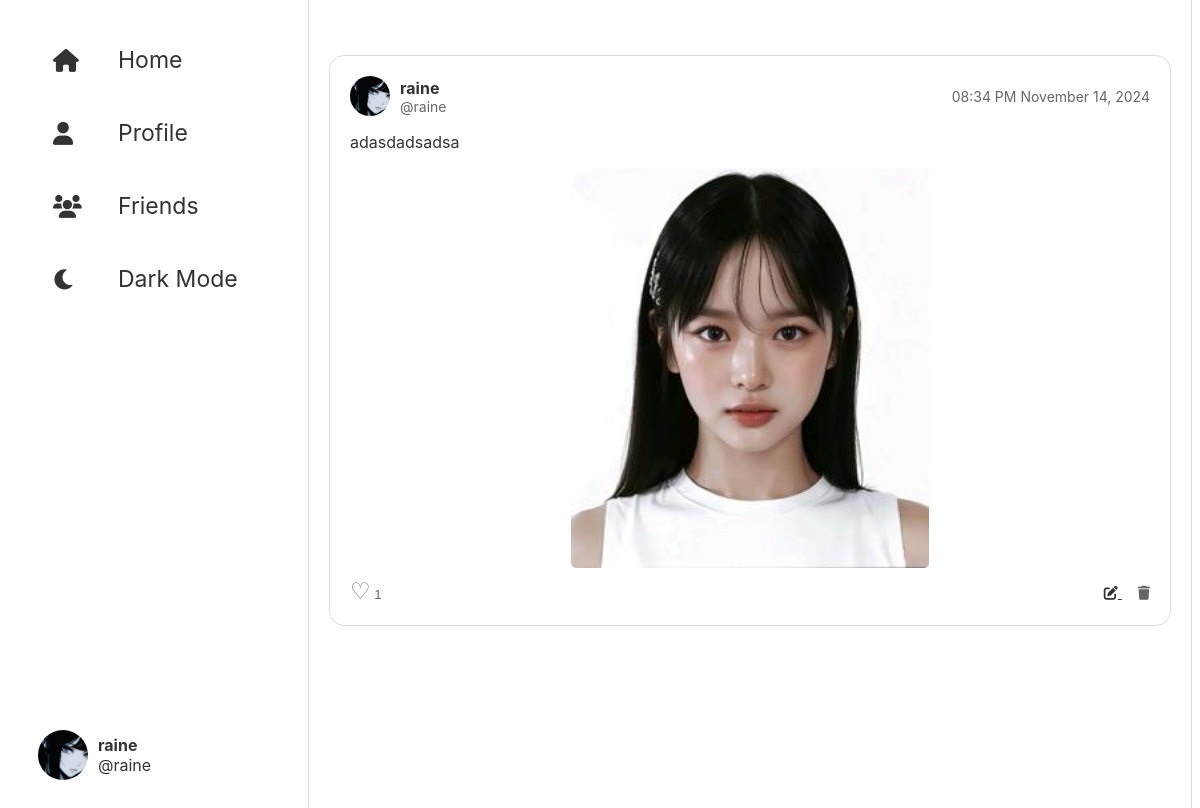
The app's page /blog/2/ (signed in) with its own data.
### blog/models.py (models this page shows, shortened)
class Profile(models.Model):
    user = models.OneToOneField(User, on_delete=models.CASCADE)
    bio = models.TextField(blank=True)
    profile_picture = models.ImageField(upload_to='profile_pics/', blank=True)

class BlogPost(models.Model):
    content = models.TextField()
    date_posted = models.DateTimeField(default=timezone.now)
    author = models.ForeignKey(settings.AUTH_USER_MODEL, on_delete=models.CASCADE)
    image = models.ImageField(upload_to='blog_images/', blank=True, null=True)

class Like(models.Model):
    user = models.ForeignKey(User, on_delete=models.CASCADE)
    post = models.ForeignKey(BlogPost, on_delete=models.CASCADE, related_name='likes')
    created_at = models.DateTimeField(auto_now_add=True)
    class Meta:
        unique_together = ('user', 'post')  # Ensure a user can only like a post once

### blog/views.py (the view)
# urls.py: path('<int:id>/', views.blog_detail, name='blog_detail'),  # Blog detail
def blog_detail(request, id):
    post = get_object_or_404(BlogPost, id=id)
    context = {'post': post}
    return render(request, 'blog/blog_detail.html', context)

### blog/templates/blog/blog_detail.html (shortened to what this page needs)
{% load tz %}
<!DOCTYPE html>
<html lang="en">
<head>
    {% load static %}
    <link rel="stylesheet" href="{% static 'blog/styles.css' %}">
    <link rel="stylesheet" href="https://cdnjs.cloudflare.com/ajax/libs/font-awesome/6.0.0/css/all.min.css" />
</head>
<body>
<div class="container">
    <div class="sidebar">
        <ul class="sidebar-nav">
            <li><a href="{% url 'blog_list' %}"><i class="fas fa-home"></i> Home</a></li>
            <li><a href="{% url 'profile' %}"><i class="fas fa-user"></i> Profile</a></li>
            <li><a href="#"><i class="fas fa-users"></i> Friends</a></li>
            <li id="dark-mode-toggle">
                <a href="#"><i class="fas fa-moon"></i> Dark Mode</a>
            </li>
        </ul>
        {% if user.is_authenticated %}
            <div class="sidebar-bottom">
                {% if user.profile.profile_picture %}
                    <img src="{{ user.profile.profile_picture.url }}" alt="
    Profile Picture" class="profile-pic">
                {% endif %}
                <div class="user-info">
                    <h3>{{ user.username }}</h3>
                    <p>@{{ user.username }}</p>
                </div>
            </div>
        {% endif %}
    </div>
    <div class="main-content">
        <div id="feed-container" class="feed">
            <div class="post">
                <div class="post-header">
                    {% if post.author.profile.profile_picture %}
                    <img src="{{ post.author.profile.profile_picture.url }}" alt="Profile Picture" class="profile-pic">
                    {% endif %}
                    <div class="post-author">
                        <h3>{{ post.author.username }}</h3>
                        <p>@{{ post.author.username }}</p>
                    </div>
                    <div class="post-author post-date" style="margin-left: auto;">
                        {% timezone "Asia/Shanghai" %}
                        <p class="post-date">{{ post.date_posted|date:"h:i A F d, Y" }}</p>
                        {% endtimezone %}
                    </div>
                </div>
                <div class="post-content">
                    <p>{{ post.content }}</p>
                    {% if post.image %}
                    <img src="{{ post.image.url }}" alt="Post Image" class="post-image">
                    {% endif %}
                </div>
                <div class="post-actions">
                    <div style="justify-content: flex-start;">
                        <button class="like-button" data-post-id="{{ post.id }}" data-liked="{% if request.user in post.likes.all %}true{% else %}false{% endif %}">
                            <i class="heart-icon {% if request.user in post.likes.all %}liked{% endif %}"></i>
                            <span id="like-count-{{ post.id }}">{{ post.likes.count }}</span>
                        </button>
                    </div>
                    <div style="justify-content: flex-end;">
                    {% if post.author == user %}
                        <a href="{% url 'edit_post' post.id %}" class="btn btn-secondary" title="Edit">
                            <i class="fas fa-edit"></i>
                        </a>
                        <button type="button" class="btn btn-danger delete-post" data-post-id="{{ post.id }}" data-url="{% url 'delete_post' post.id %}" title="Delete">
                            <i class="fas fa-trash"></i>
                        </button>
                    {% endif %}
                 </div>
                </div>
            </div>
        </div>
    </div>
</div>
</body>
</html>

### blog/static/blog/styles.css (style rules this page uses)
body { font-family: -apple-system, BlinkMacSystemFont, 'Segoe UI', Roboto, Oxygen, Ubuntu, Cantarell, 'Open Sans', 'Helvetica Neue', sans-serif; background-color: #fff; color: #333; transition: background-color 0.3s, color 0.3s; display: flex; overflow-y: hidden; margin-bottom: 0px; margin-top: 0px; }
.container { display: flex; width: 100%; max-width: 1200px; margin: 0 auto; overflow-y: hidden; }
.sidebar { width: 250px; padding: 20px; background-color: #fff; position: fixed; top: 0; height: 100vh; display: flex; flex-direction: column; justify-content: space-between; overflow-y: auto; margin: none; }
.sidebar-nav { list-style: none; padding: none; padding-inline-start: 15px; }
.sidebar-nav li { margin-bottom: 25px; display: flex; align-items: center; list-style: none; }
.sidebar-nav a { display: flex; align-items: center; padding: 10px; text-decoration: none; color: #333; font-size: 23px; transition: padding 0.3s ease; }
.sidebar-nav a i { margin-right: 40px; width: 25px; height: 25px; top: 50%; align-content: center; }
.sidebar-bottom { display: flex; align-items: center; padding: 10px; margin-bottom: 30px; }
.sidebar-bottom .profile-pic { width: 50px; height: 50px; border-radius: 50%; margin-right: 10px; }
.sidebar-bottom .user-info h3 { margin: 0; font-size: 16px; font-weight: bold; }
.user-info p { margin-block-start: 0; margin-block-end: 0; font-size: 16px; }
.main-content { flex: 1; margin-left: 300px; padding: 20px; border-left: 1px solid #ddd; border-right: 1px solid #ddd; overflow-y: auto; height: 100vh; width: calc(100% - 250px); }
.feed { margin-top: 35px; }
.post { background-color: #fff; border: 1px solid #ddd; border-radius: 5px; padding: 20px; margin-bottom: 20px; border-radius: 15px; }
.post-header { display: flex; align-items: center; margin-bottom: 10px; }
.profile-pic { width: 40px; height: 40px; border-radius: 50%; margin-right: 10px; }
.post-author h3 { margin: 0; font-size: 16px; font-weight: bold; }
.post-author p { margin: 0; font-size: 14px; color: #666; }
.post-content { margin-bottom: 10px; }
.post-image { display: block; min-width: 300px; min-height: 400px; border-radius: 5px; margin: 0 auto; margin-top: 10px; }
.post-actions { display: flex; justify-content: space-between; align-items: center; }
.post-actions button { background: none; border: none; padding: 0; cursor: pointer; color: #666; }
.sidebar, .main-content, .right-sidebar { overflow-y: auto; scrollbar-width: none; }
.post-date { font-size: 12px; color: #8899a6; }
.btn { padding: 8px 16px; border: none; border-radius: 4px; cursor: pointer; font-size: 14px; }
.btn-secondary { color: #333; }
.btn-danger { background-color: #ff5a5f; color: #333; }
.like-button { background: none; border: none; cursor: pointer; padding: 0; outline: none; color: gray; }
.heart-icon { font-size: 23px; color: gray; font-style: normal; }
.heart-icon:before { content: '\2661'; }

### records on screen
BlogPost: author.profile.profile_picture (picture), author.username "raine", date_posted "08:34 PM November 14, 2024", content "adasdadsadsa", image (picture), likes.count "1"

### other values on screen
{{ user.username }} "raine"
